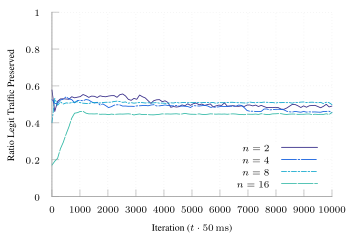

Write the gnuplot code that produced this figure.
set terminal tikz standalone color size 9cm,6cm font '\scriptsize' preamble '\usepackage{microtype} \usepackage{times} \usepackage[T1]{fontenc} \usepackage{siunitx}\sisetup{detect-all}'
set output "m-udp-single.tex"

load "parula.pal"

set style line 102 lc rgb '#a0a0a0' lt 1 lw 1
set border ls 102
set colorbox border 102
set key textcolor rgb "black"
set tics textcolor rgb "black"
set label textcolor rgb "black"

set border 3
set grid x y
set xtics nomirror
set ytics nomirror

#set key autotitle columnhead
set datafile separator ","

set xlabel "Iteration ($t \\cdot{} \\SI{50}{\\milli\\second}$)"
set ylabel "Ratio Legit Traffic Preserved"

set yrange [0.0:1.0]
set key inside bottom right

plot '../results/m-udp-single-2' u 1:3 w lines smooth sbezier title "$n=2$" dt 1, \
     '../results/m-udp-single-4' u 1:3 w lines smooth sbezier title "$n=4$" dt (18,2,2,2), \
     '../results/m-udp-single-8' u 1:3 w lines smooth sbezier title "$n=8$" ls 4  dt (6,2,2,2), \
     '../results/m-udp-single-16' u 1:3 w lines smooth sbezier title "$n=16$" ls 5 dt (18,2)
